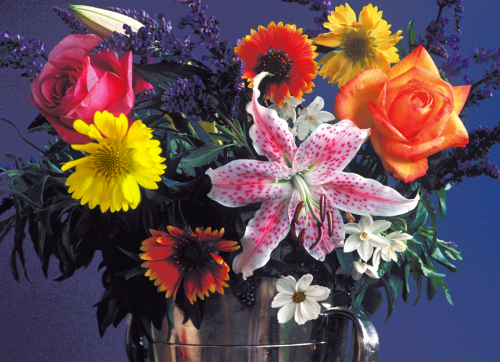
#> input picture resources/20191014/flowers.tif, 500 x 362 px, found by its file name
$ python cv2rotate.py
#> lines starting #> are read from the running program, lines starting #| are printed output that depends on the picture
import cv2
import numpy as np

img = cv2.imread(r'..\resources\20191014\flowers.tif', 0)
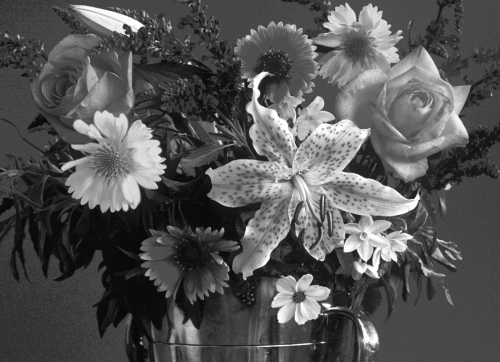
#> img: shape (362, 500); min 8, max 255, mean 84.6
rows, cols = img.shape
#> rows = 362; cols = 500
# 这里的第一个参数为旋转中心，第二个为旋转角度，第三个为旋转后的缩放因子
# 可以通过设置旋转中心，缩放因子，以及窗口大小来防止旋转后超出边界的问题
M = cv2.getRotationMatrix2D((cols / 2, rows / 2), 60, 0.6)
# 第三个参数是输出图像的尺寸中心
dst = cv2.warpAffine(img, M, (cols, rows))
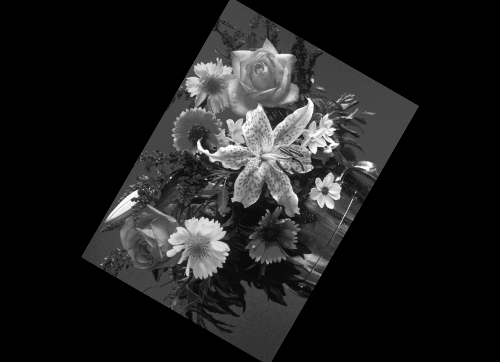
#> dst: shape (362, 500); min 0, max 255, mean 30.4
'''
警告：函数cv2.warpAffine() 的第三个参数的是输出图像的大小，它的格式应该是图像的（宽，高）。应该记住的是图像的宽对应的是列数，高对应的是行数。
'''
cv2.imshow('before', img)
cv2.imshow('after', dst)
cv2.waitKey(0)
cv2.destroyAllWindows()

$ run again, with resources/20191014/lily.tif copied over resources/20191014/flowers.tif
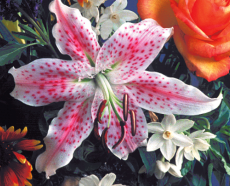
#> input picture resources/20191014/lily.tif, 230 x 186 px, found by its file name
#> `img = cv2.imread(r'..\resources\20191014\flowers.tif', 0)`:
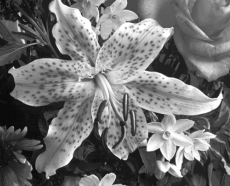
#> img: shape (186, 230); min 9, max 255, mean 113.1
#> `dst = cv2.warpAffine(img, M, (cols, rows))`:
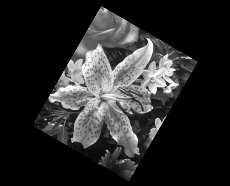
#> dst: shape (186, 230); min 0, max 255, mean 40.7

$ run again, with resources/20191014/woman.tif copied over resources/20191014/flowers.tif
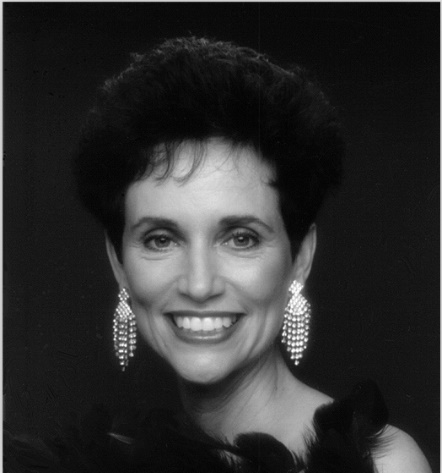
#> input picture resources/20191014/woman.tif, 442 x 473 px, found by its file name
#> img is the input picture: shape (473, 442); min 0, max 255, mean 47.3
#> `dst = cv2.warpAffine(img, M, (cols, rows))`:
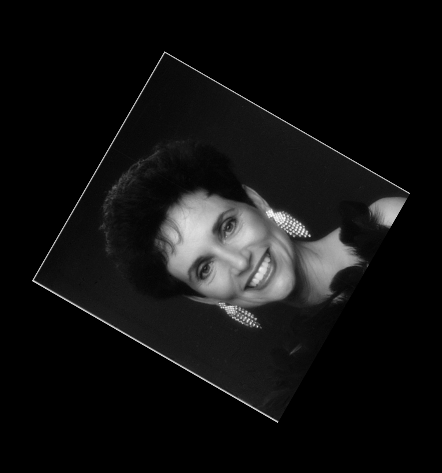
#> dst: shape (473, 442); min 0, max 249, mean 17
